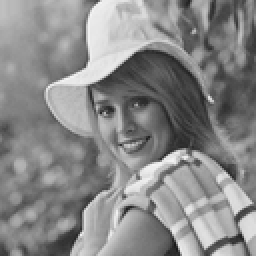
%> input picture PR-project/pics/3.png, 128 x 128 px, shrunk from 512 x 512 before the run, given in place of 3.jpg, which was not available (shown 2 times larger)
$ octave FCM.m   (GNU Octave 9; MATLAB toolbox functions it lacks are replaced by stand-ins)
%> lines starting %> are read from the running program, lines starting %| are printed output that depends on the picture; pictures that were not available may be replaced by others from this repository, and a replacement may not be noted
### PR-project/fuzzycmeans.m
function[Ifc,CI] = fuzzycmeans(I,k,Tn)

% This program illustrates the Fuzzy c-means segmentation of an image.
% Author: Krishna Kumar
%I - input image
%k - no. of clusters required
%Ifc - fuzzy clustering output image
%C - final cluster centers
%Tn - Number of itrations
%sample usage:
%I = imread('cameraman.tif');
%[Ifc,C] = fuzzycmeans(I,4,15)
%--------------------------------------------------------------
I=double(I);
[H,W]=size(I);
Icm = zeros(H,W);
IC = [];
for i=1:k
    IC=cat(3,IC,I);
end

%Random initialization of cluster centers

cc = randi(250,1,k);
TFcm=0;
%-----------------------------------------------------------------

while(TFcm<Tn)
    c=[];
    R = [];
    tmp = [];
    P = [];
    D=zeros(H,W,1);

  for i=1:k
    U=repmat(cc(i),H,W);
    c=cat(3,c,U);
  end

  for i=1:k
    r=repmat(0.000001,H,W);
    R=cat(3,R,r);
  end


    distance=IC-c;
    distance=distance.*distance+R;

    dS=1./distance;

    for i=1:k
        D = D + dS(:,:,i);
    end

    for i=1:k
        dist(:,:,i)=distance(:,:,i).*D;
        Q(:,:,i)=1./dist(:,:,i);
    end

    for i=1:k
     CI(i)=sum(sum(Q(:,:,i).*Q(:,:,i).*I))/sum(sum(Q(:,:,i).*Q(:,:,i)));
    end


    for i=1:k
     tmp = cat(3,tmp,abs(cc(i)-CI(i))/cc(i));
    end

    for i=1:k
      P = cat(3,P,Q(:,:,i));
    end

    for i=1:H
        for j=1:W
            for l=1:k
                if max(P(i,j,:))==Q(i,j,l)
                    Icm(i,j)=l;
                end
            end
        end
    end
 %------------------------------------------------------------------
   if max(tmp)<0.0001
         break;
  else
   cc = CI;       %updating cluster centers
  end

%----------------------------------------

Ifc=uint8(Icm);

TFcm=TFcm+1;

end%end of while loop


end

### PR-project/FCM.m
%% FCM Matlab
if ~exist('testing', 'var')
    clear; close all;
    data_dir = './pics/';
    file_name = '3.jpg';
    n_cluster = 3;
end

% Parameters
fuzziness = 2;
stopping_threshold = 1e-4;
update_rate = 0.1;

% Read the image
img = imread([data_dir file_name]);
%> img is the input picture: size 128x128 uint8; min 24, max 245, mean 136.4

n_row = size(img, 1);
%> n_row = 128
n_col = size(img, 2);
%> n_col = 128

[Ifc, C] = fuzzycmeans(img, n_cluster, 15);
%> the loop in fuzzycmeans, `while(TFcm<Tn)` made 15 passes
%> cc on passes 1 to 12: [210.1 174.4 104], [211.3 164.5 100.3], [210.6 157.9 96.43], [208.7 153.3 92.92], [206.6 149.7 90.02], [204.6 146.9 87.73], [202.8 144.7 85.95], [201.4 142.9 84.58], [200.2 141.6 83.54], [199.3 140.5 82.75], [198.6 139.7 82.14], [198 139.1 81.69]
%> pass 1, in fuzzycmeans, `distance=IC-c;`:
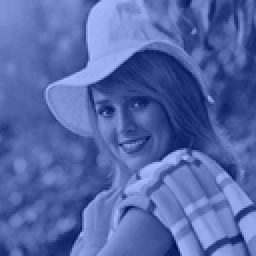
%> distance: size 128x128x3 double (shown 2 times larger); mean R, G, B -75.6, -53.6, 30.4; drawn with min black and max white
%> pass 1, in fuzzycmeans, `distance=distance.*distance+R;`:
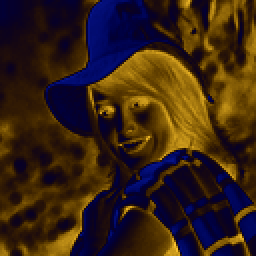
%> distance: size 128x128x3 double (shown 2 times larger); mean R, G, B 7791.1, 4946.8, 2990.7; drawn with min black and max white
%> pass 1, in fuzzycmeans, `dS=1./distance;`:
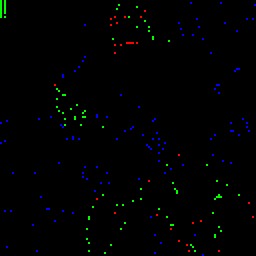
%> dS: size 128x128x3 double (shown 2 times larger); mean R, G, B 1831.1, 5615.2, 6713.9; drawn with min black and max white
%> pass 1, in fuzzycmeans, `Ifc=uint8(Icm);`:
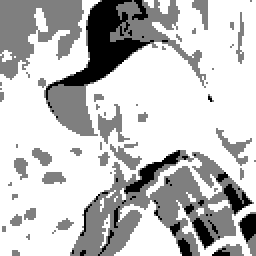
%> Ifc: size 128x128 uint8 (shown 2 times larger); min 1, max 3, mean 2.53; drawn with min black and max white
%> after the loop in fuzzycmeans, `while(TFcm<Tn)`:
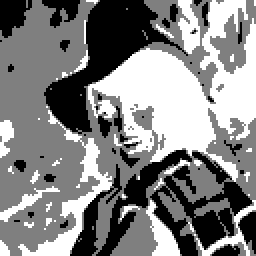
%> Icm: size 128x128 double (shown 2 times larger); min 1, max 3, mean 2.03; drawn with min black and max white
%> after the loop in fuzzycmeans, `while(TFcm<Tn)`:
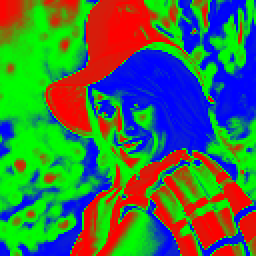
%> Q: size 128x128x3 double (shown 2 times larger); mean R, G, B 0.257, 0.447, 0.297
%> after the loop in fuzzycmeans, `while(TFcm<Tn)`: CI = [197 138 80.87]; TFcm = 15
%> C = [197 138 80.87]


for i = 1 : n_cluster
    img(Ifc==i) = C(i);
end
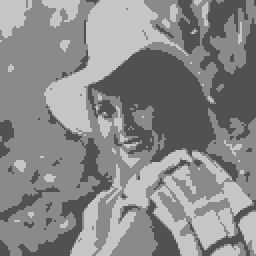
%> img: size 128x128 uint8 (shown 2 times larger); min 81, max 197, mean 136.5

if ~exist('testing', 'var')
    figure;
    imshow(img);
end

disp(C);
%|    196.951   137.994    80.873

imwrite(img, sprintf('./temp/%s_FCM_c%d.jpg', file_name, n_cluster));

$ run again, with PR-project/pics/1.jpg saved as PR-project/pics/3.png
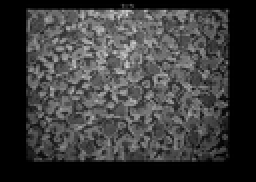
%> input picture PR-project/pics/1.jpg, 128 x 91 px, shrunk from 812 x 575 before the run, given in place of 3.jpg, which was not available (shown 2 times larger)
%> img is the input picture: size 91x128 uint8; min 0, max 211, mean 59.4
%> the loop in fuzzycmeans, `while(TFcm<Tn)` made 15 passes
%> cc on passes 1 to 8: [32.7 85.33 68.73], [11.58 99.9 70.39], [3.57 110.6 69.6], [2.37 116.4 68.9], [2.21 119.3 69.19], [2.22 120.8 69.79], [2.27 121.6 70.34], [2.31 122.2 70.78]
%> after the loop in fuzzycmeans, `while(TFcm<Tn)`:
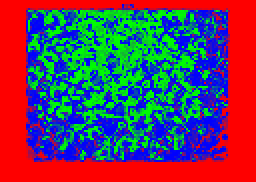
%> Q: size 91x128x3 double (shown 2 times larger); mean R, G, B 0.39, 0.264, 0.346
%> after the loop in fuzzycmeans, `while(TFcm<Tn)`: CI = [2.44 123.2 71.78]; TFcm = 15
%> C = [2.44 123.2 71.78]
%> after the loop `for i = 1 : n_cluster`:
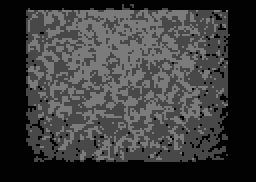
%> img: size 91x128 uint8 (shown 2 times larger); min 2, max 123, mean 59.1
%|      2.4423   123.2146    71.7836

$ run again, with PR-project/pics/4.jpg saved as PR-project/pics/3.png
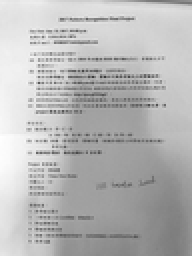
%> input picture PR-project/pics/4.jpg, 96 x 128 px, shrunk from 1080 x 1440 before the run, given in place of 3.jpg, which was not available (shown 2 times larger)
%> img is the input picture: size 128x96 uint8; min 60, max 255, mean 183.4
%> the loop in fuzzycmeans, `while(TFcm<Tn)` made 15 passes
%> cc on passes 1 to 8: [216.6 176.6 131.7], [219.4 172.1 137.2], [220.1 170.5 138.5], [220.1 169.7 138.7], [220 169.1 138.6], [219.9 168.7 138.4], [219.8 168.4 138.2], [219.8 168.1 138]
%> after the loop in fuzzycmeans, `while(TFcm<Tn)`:
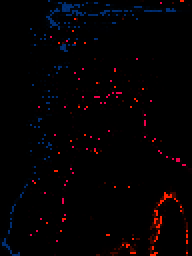
%> dist: size 128x96x3 double (shown 2 times larger); mean R, G, B 1030.5, 324.4, 698.4; drawn with min black and max white
%> after the loop in fuzzycmeans, `while(TFcm<Tn)`: CI = [219.5 167.2 137.3]; TFcm = 15
%> C = [219.5 167.2 137.3]
%> after the loop `for i = 1 : n_cluster`:
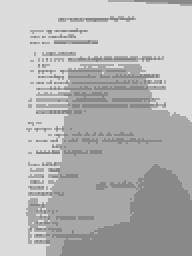
%> img: size 128x96 uint8 (shown 2 times larger); min 137, max 219, mean 183.4
%|    219.49   167.16   137.29
